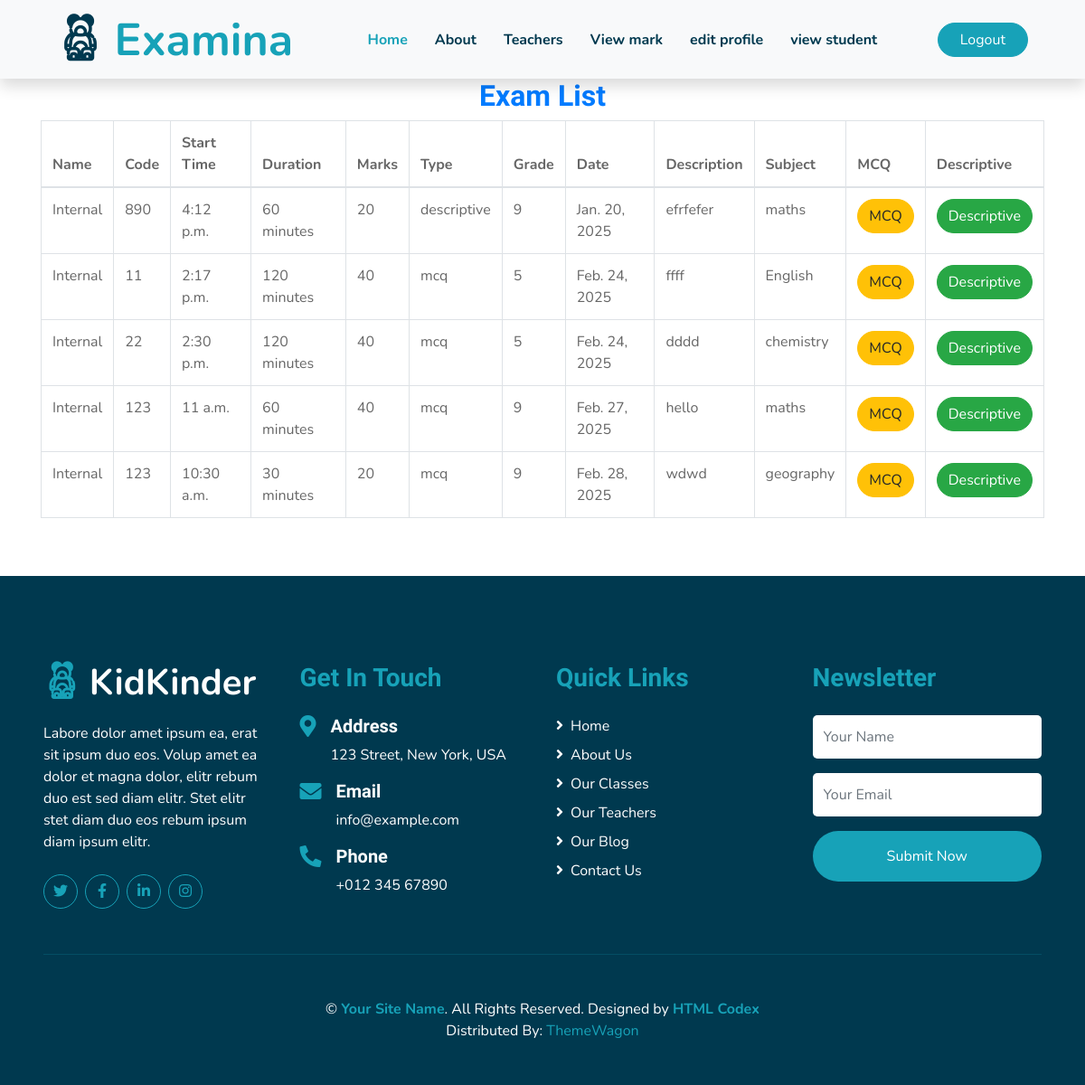
The page /teacher/questionpaper/ on the database its author committed.
### teacher/models.py (models this page shows, shortened)
class exam(models.Model):
    nameid=models.ForeignKey(Exam_name,on_delete=models.CASCADE,null=True)
    code=models.CharField(max_length=100)
    start=models.TimeField()
    duration=models.IntegerField()
    marks=models.IntegerField()
    type=models.CharField(max_length=100)
    grade=models.CharField(max_length=100)
    date=models.DateField()
    discp=models.CharField(max_length=200)
    sub=models.CharField(max_length=200)
    teacher=models.ForeignKey(teacher1,on_delete=models.CASCADE)
    minimum=models.IntegerField()
    status=models.CharField(max_length=20,default="pending")
    number_of_questions=models.IntegerField(default=1)

class Exam_name(models.Model):
    Name=models.CharField(max_length=20)
    institute=models.ForeignKey('common.institute', on_delete=models.CASCADE,default=1)

### teacher/views.py (the view)
# urls.py: path('questionpaper/',views.questionpaper,name="questionpaper"),
def questionpaper(request):
     m=exam.objects.filter(status="Approved")
     return render(request,'teacher/questionpaper.html',{'da':m})

### templates/teacher/questionpaper.html (shortened to what this page needs)
{% extends 'teacher/teacher_base.html' %}
{% load static %}
{% block content %}
<head>
</head>
<body>
    <div class="container">
        <h2 style="text-align: center; color: #007bff;">Exam List</h2>
        <table class="table table-bordered table-hover">
            <thead>
                <tr>
                    <th>Name</th>
                    <th>Code</th>
                    <th>Start Time</th>
                    <th>Duration</th>
                    <th>Marks</th>
                    <th>Type</th>
                    <th>Grade</th>
                    <th>Date</th>
                    <th>Description</th>
                    <th>Subject</th>
                    <th>MCQ</th>
                    <th>Descriptive</th>
                </tr>
            </thead>
            <tbody>
                {% for d in da %}
                <tr>
                    <td>{{ d.nameid.Name }}</td>
                    <td>{{ d.code }}</td>
                    <td>{{ d.start }}</td>
                    <td>{{ d.duration }} minutes</td>
                    <td>{{ d.marks }}</td>
                    <td>{{ d.type }}</td>
                    <td>{{ d.grade }}</td>
                    <td>{{ d.date }}</td>
                    <td>{{ d.discp }}</td>
                    <td>{{ d.sub }}</td>
                    <td><button class="btn btn-warning btndetails2" data-id="{{ d.id }}">MCQ</button></td>
                    <td><button class="btn btn-success btndetails1" data-id="{{ d.id }}">Descriptive</button></td>
                </tr>
                {% endfor %}
            </tbody>
        </table>
    </div>
</body>
</html>
{% endblock %}

### rows shown on the page
exam: nameid.Name "Internal", code "890", start "4:12 p.m.", duration "60", marks "20", type "descriptive", grade "9", date "Jan. 20, 2025", discp "efrfefer", sub "maths"
exam: nameid.Name "Internal", code "11", start "2:17 p.m.", duration "120", marks "40", type "mcq", grade "5", date "Feb. 24, 2025", discp "ffff", sub "English"
exam: nameid.Name "Internal", code "22", start "2:30 p.m.", duration "120", marks "40", type "mcq", grade "5", date "Feb. 24, 2025", discp "dddd", sub "chemistry"
exam: nameid.Name "Internal", code "123", start "11 a.m.", duration "60", marks "40", type "mcq", grade "9", date "Feb. 27, 2025", discp "hello", sub "maths"
exam: nameid.Name "Internal", code "123", start "10:30 a.m.", duration "30", marks "20", type "mcq", grade "9", date "Feb. 28, 2025", discp "wdwd", sub "geography"
